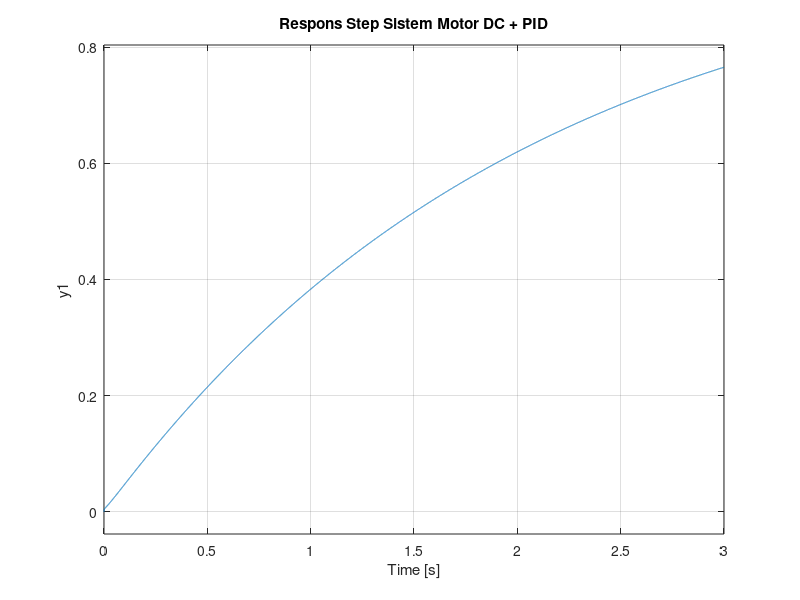

This chart was generated by the following MATLAB code: (Note: this script raises an error after producing the figure.)
clc;
clear;

% Parameter motor
R = 0.42;
L = 0.0003;
J = 5e-4;
B = 32e-4;
Kt = 657e-4;
Ke = 657e-4;

% Fungsi alih dari tegangan ke kecepatan
num = Kt;
den = [J*L, J*R + L*B, B*R + Kt*Ke];
plant = tf(num, den);

% Asumsikan hasil tuning PID dari PID Tuner
Kp = 0.0015525;
Ki = 0.04166;
Kd = 1.4464e-05;

C = pid(Kp, Ki, Kd);

% Sistem tertutup
T = feedback(C*plant, 1);

% Simulasi respons
step(T);
grid on;
title('Respons Step Sistem Motor DC + PID');

% Output info
info = stepinfo(T);
disp('=== Karakteristik Sistem Tertutup ===');
disp(info);
